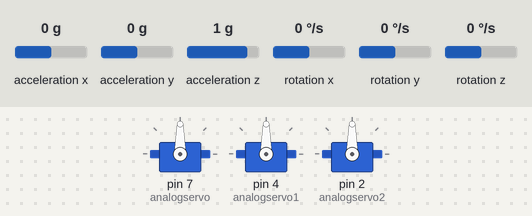
A sketch run on a simulated Arduino Uno, built with avr-gcc and run on an emulated ATmega328P. Parts: 3 × servo. Inputs (shaded band) come from the test bench; at power-on: acceleration x 0 g, acceleration y 0 g, acceleration z 1 g, rotation x 0 °/s, rotation y 0 °/s, rotation z 0 °/s. What the sketch prints to the serial monitor is not drawn.

Above: at 1.2 s.
1.3 s: acceleration x set to -1.4 g
At 2.5 s:
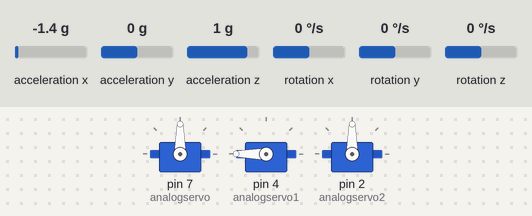
2.8 s: acceleration x set to 0.8 g
At 3.7 s:
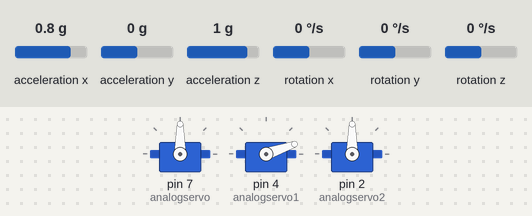
4.3 s: acceleration y set to -1.4 g
At 4.7 s:
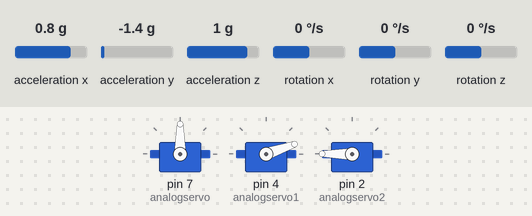
5.8 s: acceleration x set to -0.8 g
At 7.0 s:
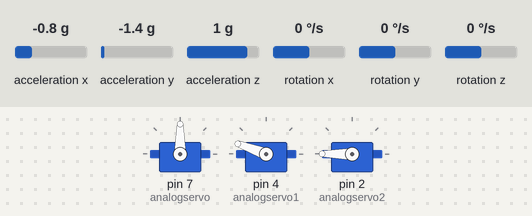
7.3 s: acceleration x set to 0 g
At 8.3 s:
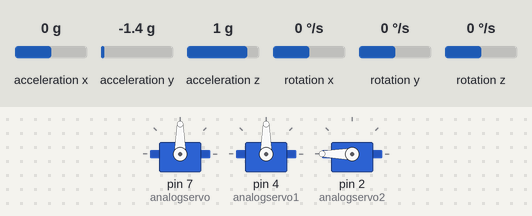
8.8 s: acceleration y set to 0.8 g
At 9.4 s:
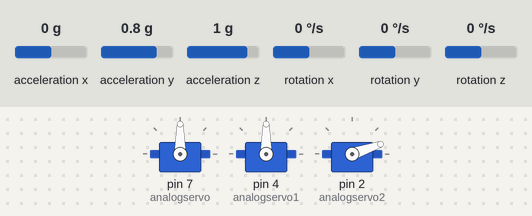
Timing chart, 0 to 11.3 s (numbered marks = the images above; inputs shaded):
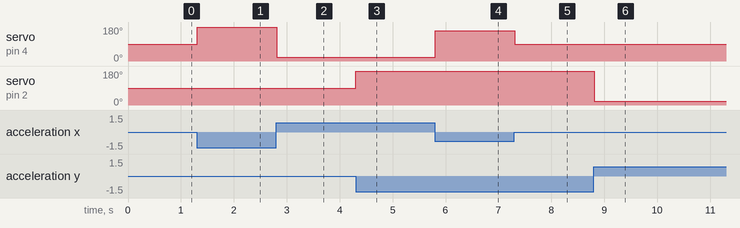

Measured:
- after the input at 1.3 s, servo on pin 4 (analogservo1): 90° → 180° at once
- after the input at 2.8 s, servo on pin 4 (analogservo1): 180° → 19° at once
- after the input at 4.3 s, servo on pin 2 (analogservo2): 90° → 180° at once
- after the input at 5.8 s, servo on pin 4 (analogservo1): 19° → 160° at once
- after the input at 7.3 s, servo on pin 4 (analogservo1): 160° → 90° at once
- after the input at 8.8 s, servo on pin 2 (analogservo2): 180° → 19° at once

The sketch:

mpu6050_Jia.ino
```cpp
#include<Servo.h>


Servo analogservo;
Servo analogservo1;
Servo analogservo2;

#include "Wire.h"
#include "I2Cdev.h"
#include "MPU6050.h"
MPU6050 accelgyro;
int ax, ay, az;
int gx, gy, gz;
//int value;//定义一个整形变量用于存放读取到的信号值
//int16_t value;//定义一个整形变量用于存放读取到的信号值
int val2,val3;
unsigned char Re_buf[6],counter=0;
unsigned char sign=0;
int val;
bool blinkState = false;
void setup() {
      Wire.begin();
      Serial.begin(9600);
    //  Serial.println("Initializing I2C devices...");
      accelgyro.initialize();
     // Serial.println("Testing device connections...");
     // Serial.println(accelgyro.testConnection() ? "MPU6050 connection successful" : "MPU6050 connection failed");
      analogservo.attach(7);
      analogservo1.attach(4);
      analogservo2.attach(2);//舵机连接在7号脚
}
void loop() {
     accelgyro.getMotion6(&ax, &ay, &az, &gx, &gy, &gz);
   ax/=131; ay/=131; Serial.print(ax);  Serial.print("\t");
   if(ax>=0){val2=90-(double)ax/128*90; }
   else {ax=-ax; val2=(double)ax/128*90+90;}
   if(ay>=0)val3=90-(double)ay/128*90;
   else {ay=-ay; val3=(double)ay/128*90+90;}
         //Serial.print("a/g:\t");

//      Serial.print(val2);
//      Serial.print("\t");
//      Serial.print(val3);// Serial.print(ay/131);
//      Serial.print("\t");
//      Serial.print("\n");
     analogservo1.write(val2);

     analogservo2.write(val3);

   while (Serial.available()) {
       Re_buf[counter]=(unsigned char)Serial.read();
      if(Re_buf[counter]==0x20||Re_buf[counter]==0x2D) counter=0;   // 检查帧头

       counter++;
    if(counter==6)                //接收到数据
    {
       counter=0;                 //重新赋值，准备下一帧数据的接收
       sign=1;
       return;
    }
 }
     if(sign==1){ //Serial.print(Re_buf[0]);Serial.print(Re_buf[1]);Serial.print(Re_buf[2]);Serial.print(Re_buf[3]);Serial.print("\n");
                  val=(int)Re_buf[1]*100+(int)Re_buf[2]*10+(int)Re_buf[3];
                   val=val-5328;
                   if(Re_buf[0]==0x20)val=90-(double)val/160*90;
                   else val=(double)val/160*90+90;
                  analogservo.write(val);

                  sign=0;
                 // Serial.print(val);
                  }


//   analogservo.write(0);
//   delay(1000);
//   analogservo.write(90);
//   delay(1000);
//   analogservo.write(180);
//   delay(1000);
//
//   delay(1000);

//      Serial.print(az/131);
//      Serial.print("\t");

//      Serial.print(gx/131);
//      Serial.print("\t");
//      Serial.print(gy/131);
//      Serial.print("\t");
//      Serial.print(gz/131);
//      Serial.print("\t");
      //value=91+gx/131;
  //    Serial.println(value);

//      analogservo.write(value);
//      blinkState = !blinkState;
}
```
